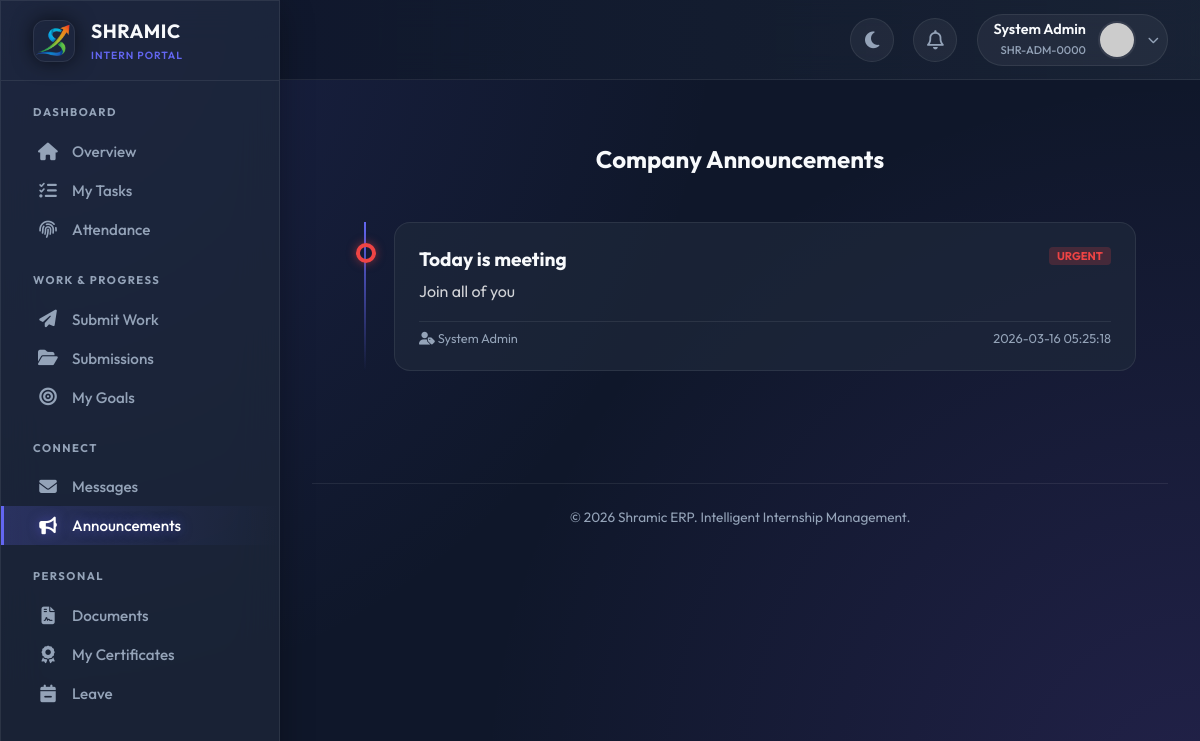
Page /intern/announcements (signed in) on the earlier database version.
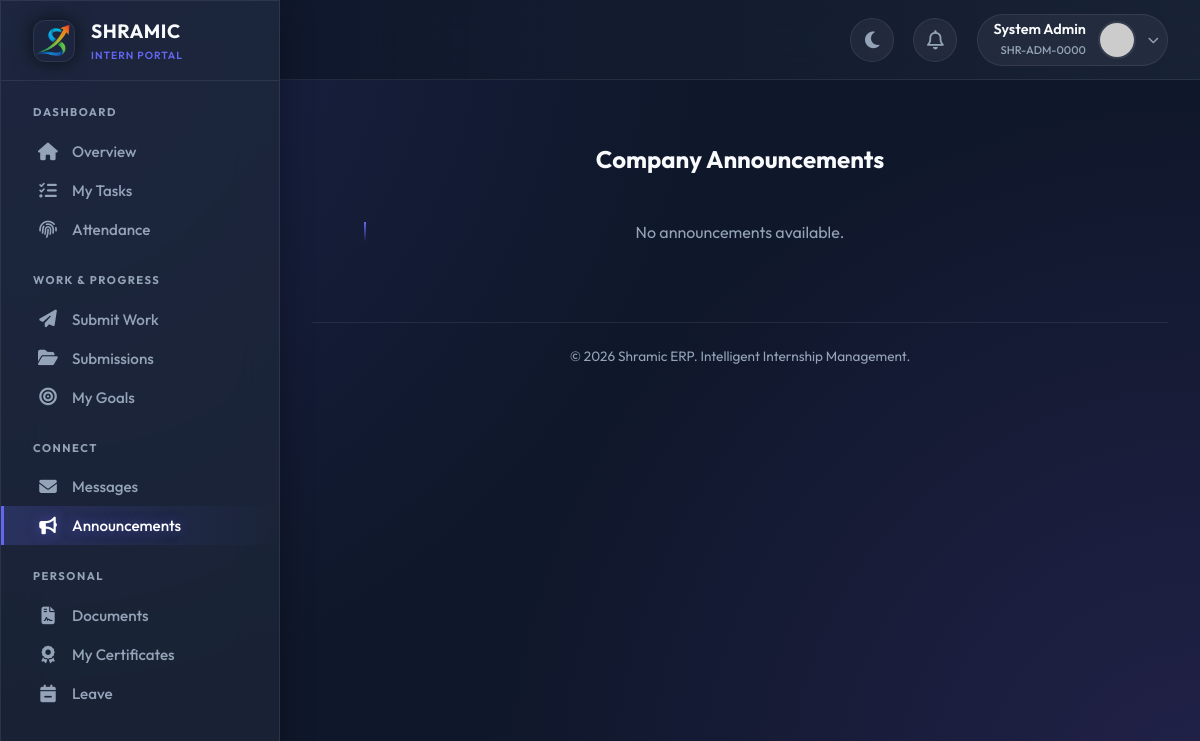
Same page on the later database version.
### tables this page shows
CREATE TABLE announcements (
            id INTEGER PRIMARY KEY AUTOINCREMENT,
            title TEXT NOT NULL,
            content TEXT NOT NULL,
            created_by INTEGER,
            priority TEXT DEFAULT 'NORMAL',
            category TEXT,
            target_roles TEXT,
            expires_at TIMESTAMP,
            created_at TIMESTAMP DEFAULT CURRENT_TIMESTAMP,
            FOREIGN KEY (created_by) REFERENCES users(id)
        );

CREATE TABLE users (
            id INTEGER PRIMARY KEY AUTOINCREMENT,
            intern_id TEXT UNIQUE,
            usn TEXT UNIQUE NOT NULL,
            full_name TEXT NOT NULL,
            phone TEXT NOT NULL,
            email TEXT UNIQUE NOT NULL,
            password_hash TEXT NOT NULL,
            role TEXT NOT NULL,
            photo_url TEXT,
            status TEXT DEFAULT 'PENDING',
            is_admin BOOLEAN DEFAULT 0,
            department TEXT,
            join_date DATE,
            emergency_contact TEXT,
            address TEXT,
            last_login TIMESTAMP,
            login_count INTEGER DEFAULT 0,
            created_at TIMESTAMP DEFAULT CURRENT_TIMESTAMP,
            updated_at TIMESTAMP DEFAULT CURRENT_TIMESTAMP
        );

### app.py (the view)
@app.route('/intern/announcements')
@login_required
@approved_required
def intern_announcements():
    conn = get_db_connection()
    cur = conn.cursor()
    cur.execute("""
        SELECT a.*, u.full_name as created_by_name
        FROM announcements a
        JOIN users u ON a.created_by = u.id
        WHERE (a.expires_at IS NULL OR a.expires_at > CURRENT_TIMESTAMP)
        AND (a.target_roles = 'ALL' OR a.target_roles LIKE ?)
        ORDER BY a.priority DESC, a.created_at DESC
    """, (f'%{current_user.role}%',))
    announcements = cur.fetchall()
    conn.close()
    return render_template('intern/announcements.html', announcements=announcements)

### app.py (called while the page is built)
@app.before_request
def make_session_permanent():
    session.permanent = True
    app.permanent_session_lifetime = timedelta(days=365)
    if current_user.is_authenticated:
        try:
            conn = get_db_connection()
            cur = conn.cursor()
            current_timestamp = format_datetime(get_current_datetime())
            cur.execute("UPDATE users SET updated_at = ? WHERE id = ?",
                       (current_timestamp, current_user.id))
            conn.commit()
            conn.close()
        except:
            pass

def get_db_connection():
    conn = sqlite3.connect(DATABASE)
    conn.row_factory = sqlite3.Row
    return conn

def get_current_datetime():
    return datetime.now(TIMEZONE)

def format_datetime(dt, format_str='%Y-%m-%d %H:%M:%S'):
    if dt is None: return None
    if isinstance(dt, str): return dt
    return dt.strftime(format_str)

@login_manager.user_loader
def load_user(user_id):
    conn = get_db_connection()
    cur = conn.cursor()
    cur.execute("SELECT * FROM users WHERE id = ?", (user_id,))
    user_data = cur.fetchone()
    conn.close()
    return User(dict(user_data)) if user_data else None

### templates/intern/announcements.html (shortened to what this page needs)
{% extends "intern/base.html" %} {% block title %}Announcements{% endblock %}  {% block content %}
<div style="padding: 2rem">
  <h2 style="text-align: center; margin-bottom: 3rem; font-weight: 700">
    Company Announcements
  </h2>
  <div class="timeline">
    {% for ann in announcements %}
    <div class="ann-card priority-{{ ann.priority }}">
      <div class="timeline-dot"></div>
      <div
        style="
          display: flex;
          justify-content: space-between;
          align-items: start;
        "
      >
        <h3
          style="
            font-size: 1.2rem;
            color: var(--text-main);
            margin-bottom: 0.5rem;
          "
        >
          {{ ann.title }}
        </h3>
        {% if ann.priority == 'HIGH' %}
        <span
          style="
            background: rgba(239, 68, 68, 0.2);
            color: var(--danger);
            padding: 2px 8px;
            border-radius: 4px;
            font-size: 0.7rem;
            font-weight: 700;
          "
          >URGENT</span
        >
        {% endif %}
      </div>
      <p style="color: rgba(255, 255, 255, 0.8); line-height: 1.6">
        {{ ann.content }}
      </p>
      <div class="ann-meta">
        <span><i class="fas fa-user-tag"></i> {{ ann.created_by_name }}</span>
        <span>{{ ann.created_at }}</span>
      </div>
    </div>
    {% else %}
    <p style="text-align: center; color: var(--text-muted)">
      No announcements available.
    </p>
    {% endfor %}
  </div>
</div>
{% endblock %}

Differences in the rows shown:
removed announcements: title "Today is meeting", priority "URGENT", content "Join all of you", created_by_name "System Admin", created_at "2026-03-16 05:25:18"
Other differences:
text now shown: "No announcements available."
